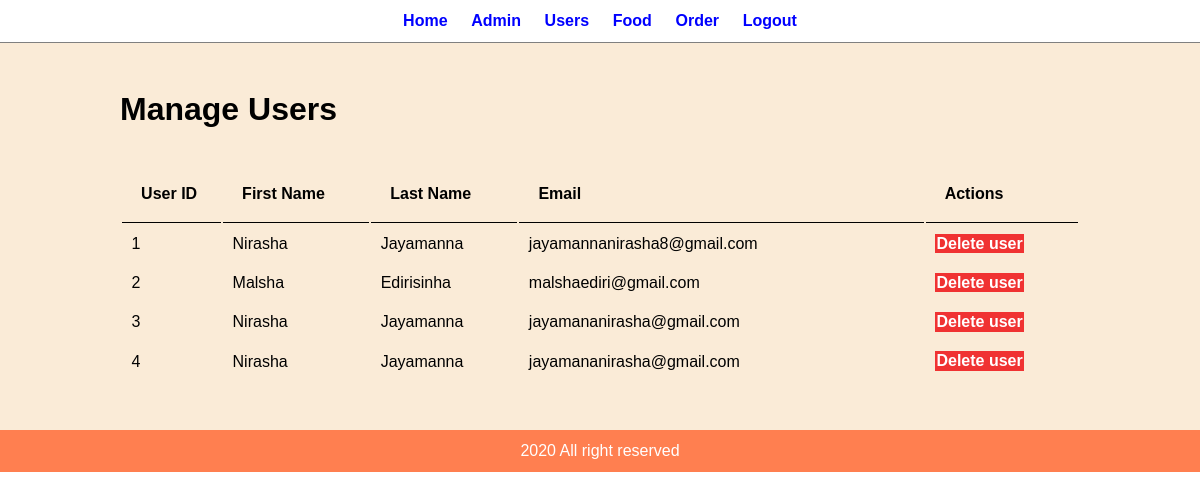
Page /admin/manage_users.php on the committed database.
### tables this page shows
CREATE TABLE `users` (
  `first_name` varchar(20) DEFAULT NULL,
  `last_name` varchar(20) DEFAULT NULL,
  `email` varchar(40) DEFAULT NULL,
  `password` varchar(10) DEFAULT NULL,
  `userID` int(5) NOT NULL
);

### admin/manage_users.php (the view, shortened to what this page needs)
<?php
    include('part/manu.php');
?>
        <div class="main_content">
            <div class="wrapper">
                <h1>Manage Users</h1>
                ?><br/><br/>
                <table class="tblfull">
                    <tr>
                        <th>User ID</th>
                        <th>First Name</th>
                        <th>Last Name</th>
                        <th>Email</th>
                        <th>Actions</th>
                    </tr>
                    <?php
                        $sql ="SELECT * FROM users";
                        $res = mysqli_query($conn,$sql);
                        if ($res==TRUE)
                        {
                           $count = mysqli_num_rows($res);
                           $Sn =1;
                           if($count>0)
                           {
                                while($rows=mysqli_fetch_assoc($res))
                                {
                                    $userID=$rows['userID'];
                                    $fname=$rows['first_name'];
                                    $lname=$rows['last_name'];
                                    $email = $rows['email'];
                                    ?>
                                    <tr>
                                        <td><?php echo $Sn++; ?></td>
                                        <td><?php echo $fname; ?></td>
                                        <td><?php echo $lname; ?></td>
                                        <td><?php echo $email; ?></td>
                                        <td>
                                            <a href="delete_users.php?userID=<?php echo $userID; ?>" class="btn-danger">Delete user</a>
                                        </td>
                                    </tr>
                                    <?php
                                }
                           }else{
                           }
                        }
                    ?>
                </table>
            </div>
        </div>
<?php
    include('part/footer.php');
?>

### admin/admindash.css (style rules this page uses)
* { margin: 0; padding: 0; font-family: Arial, Helvetica, sans-serif; }
.wrapper { padding: 1%; width: 80%; margin: 0 auto; }
.tblfull { width: 100%; }
table tr th { border-bottom: 1px solid black; padding: 2%; text-align: left; }
table tr td { padding: 1%; }
.btn-danger { background-color: rgb(240, 50, 50); padding: 1%; color: white; text-decoration: none; font-weight: bold; }
.main_content { background-color: antiquewhite; padding: 3% 0; }

### rows in the picture
users: first_name "Nirasha", last_name "Jayamanna", email "jayamannanirasha8@gmail.com"
users: first_name "Malsha", last_name "Edirisinha", email "malshaediri@gmail.com"
users: first_name "Nirasha", last_name "Jayamanna", email "jayamananirasha@gmail.com"
users: first_name "Nirasha", last_name "Jayamanna", email "jayamananirasha@gmail.com"
